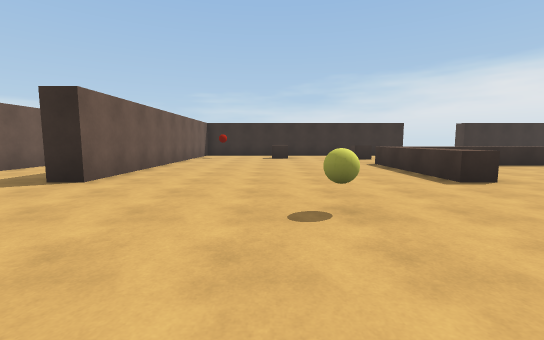
[1] (above)

16 first-person views from a walk through a scene from a Unity 3-D project. The camera is 1.3 m above the floor, tilts 6° down and sees 90° across. The floor is counted in squares, 2 m on a side. Each view is taken from the middle of a square. On the plan, view 1 faces up. The plan holds only what a view shows up to about 9 squares ahead; the rest is blank. The place goes on beyond the plan.

[2]
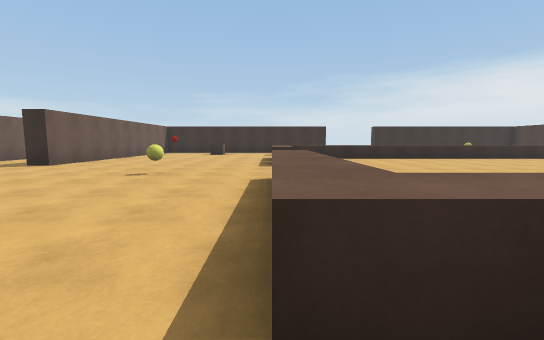

[3]
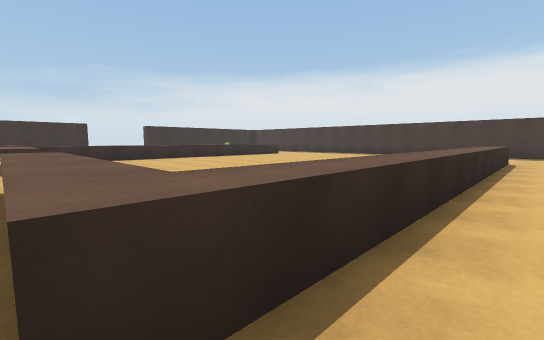

[4]
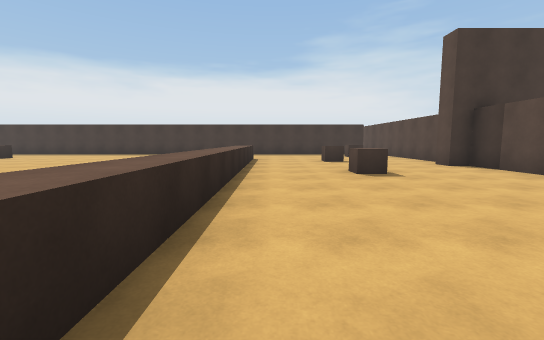

[5]
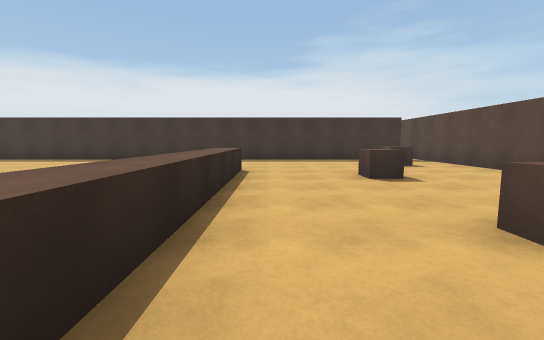

[6]
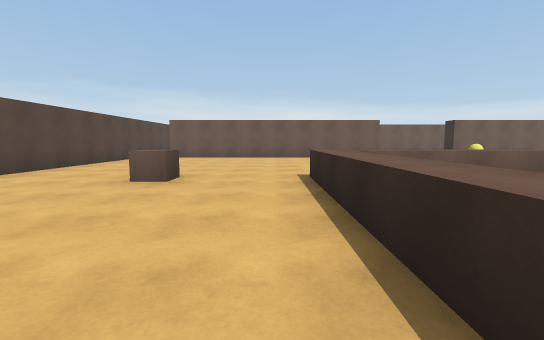

[7]
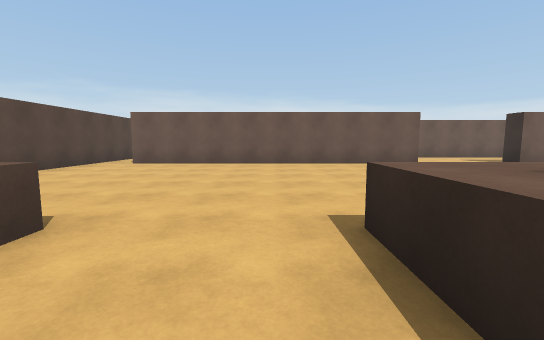

[8]
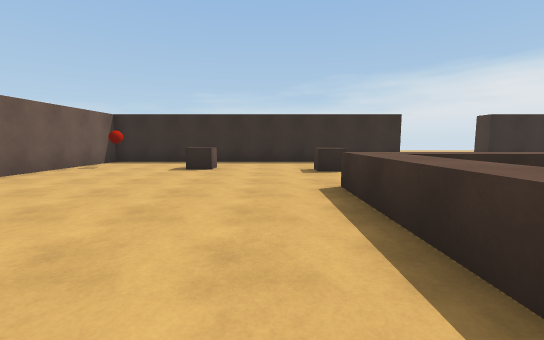

[9]
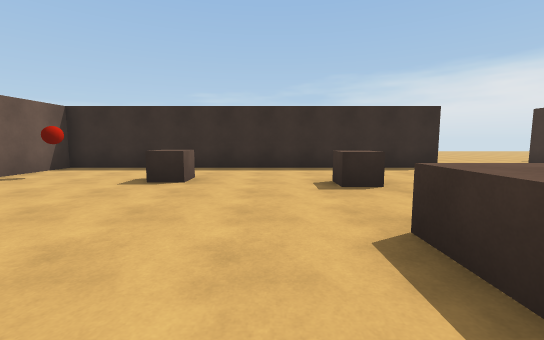

[10]
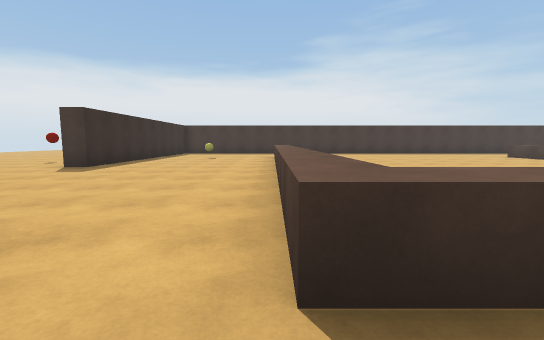

[11]
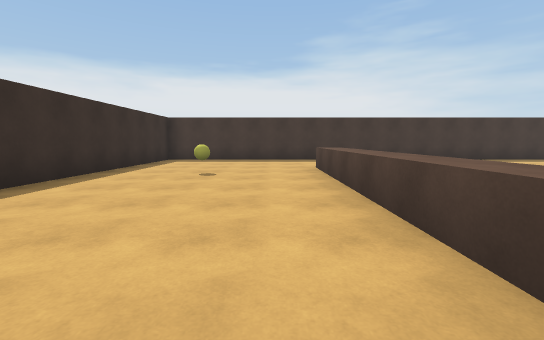

[12]
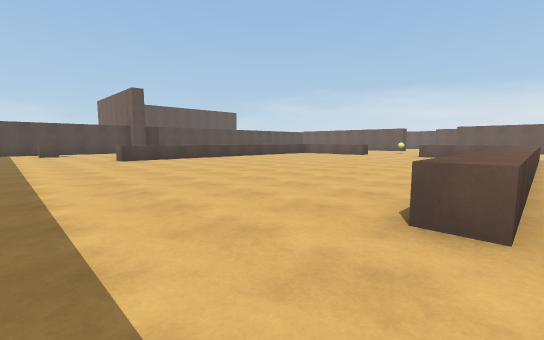

[13]
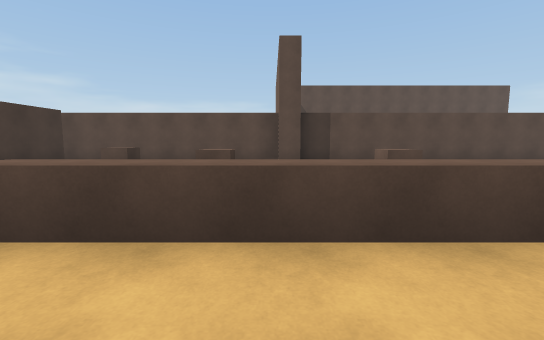

[14]
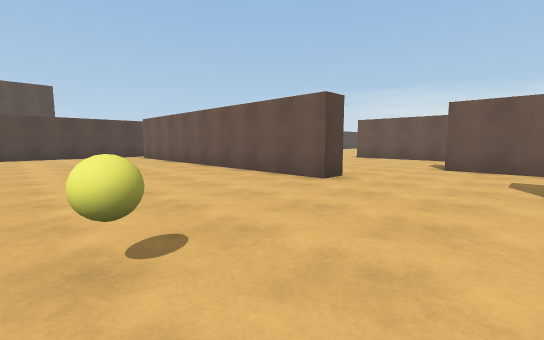

[15]
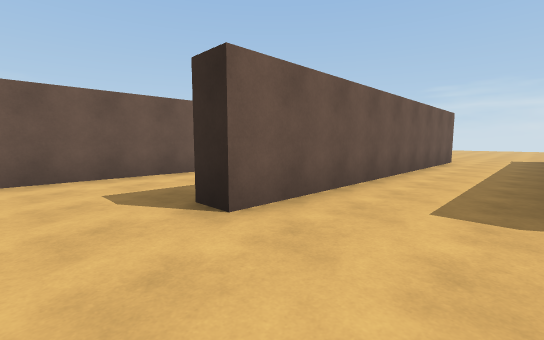

[16]
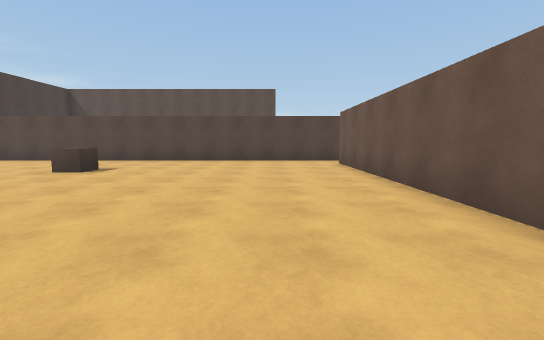

### Floor plan
Key: @ floor where view 1 was taken; # wall or solid block; . floor; ^ raised ledge; B ball.
Columns run from 10 left of view 1 to 16 right of it. Each row starts with its distance up from view 1.
 16                     ..
 15                   ....
 14                   ...
 13      ..##########..########
 12     ...#...................
 11     ...#..^................
 10     #..#.....^.........B...
  9     #..#...................
  8     #..#.....^^^^^^^^^^^...
  7     #..#.....^.............
  6     #..#.....^.............
  5     #..#.....^.............
  4 #.  #.......... ...........
  3 #...#.........  ...........
  2 #..........B..     ........
  1 #......#.....^.    ........
  0   .... #..@..^.     .......
 -1        #.....^.    ........
 -2        #.....^^^^^^^^^^^...
 -3        #...................
 -4        #...................
 -5        #.....^.....^..^....
 -6        #.................
 -7        #....... ..........
 -8       .........  ...#......
 -9       #####################

Where each view was taken, in squares from view 1:
view 1: 0 up, 0 right, facing up
view 2: 3 down, 3 right, facing up
view 3: 3 down, 3 right, facing up-right
view 4: 3 down, 3 right, facing right
view 5: 3 down, 7 right, facing right
view 6: 3 down, 8 right, facing left
view 7: 3 down, 5 right, facing left
view 8: 4 up, 2 right, facing up
view 9: 6 up, 2 right, facing up
view 10: 8 up, 2 right, facing right
view 11: 9 up, 7 right, facing right
view 12: 8 up, 16 right, facing down-left
view 13: 0 up, 11 right, facing down
view 14: 4 up, 1 right, facing down-left
view 15: 1 up, 4 left, facing up-left
view 16: 1 up, 1 left, facing down
